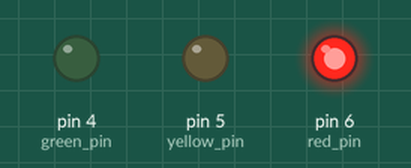
The sketch below on a simulated Arduino Uno, built with avr-gcc and run on an emulated ATmega328P. Shown: output pins drawn as LEDs (lit = HIGH).

Above: at 3.5 s.
At 7.5 s:
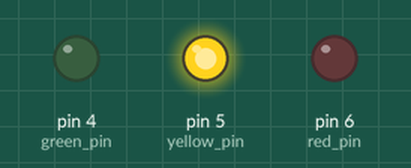
At 12.5 s:
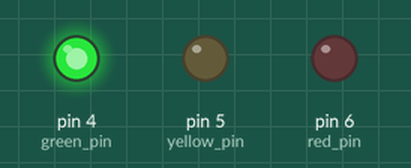
Timing chart, 0 to 22.1 s (numbered marks = the images above):
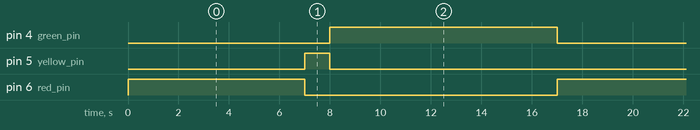

The sketch:

Daddy__s_trafice_led_project.ino
```cpp
int red_pin = 6 ;
int yellow_pin = 5 ;
int green_pin = 4  ;
void setup() {
  // put your setup code here, to run once:
  pinMode(red_pin,OUTPUT);
  pinMode(yellow_pin,OUTPUT);
  pinMode(green_pin,OUTPUT);
}
void loop() {
  // put your main code here, to run repeatedly:
  digitalWrite(red_pin,HIGH);
  digitalWrite(yellow_pin,LOW);
  digitalWrite(green_pin,LOW);
   delay(7000);
  digitalWrite(red_pin,LOW);
  digitalWrite(yellow_pin,HIGH);
  digitalWrite(green_pin,LOW);
   delay(1000);
  digitalWrite(red_pin,LOW);
  digitalWrite(yellow_pin,LOW);
  digitalWrite(green_pin,HIGH);
   delay(9000);

}
```

Measured:
- by itself, pin 4 (green_pin): alternates HIGH for 9.0 s and LOW for 8.0 s
- by itself, pin 5 (yellow_pin): alternates HIGH for 1.0 s and LOW for 16.0 s
- by itself, pin 6 (red_pin): alternates HIGH for 7.0 s and LOW for 10.0 s
